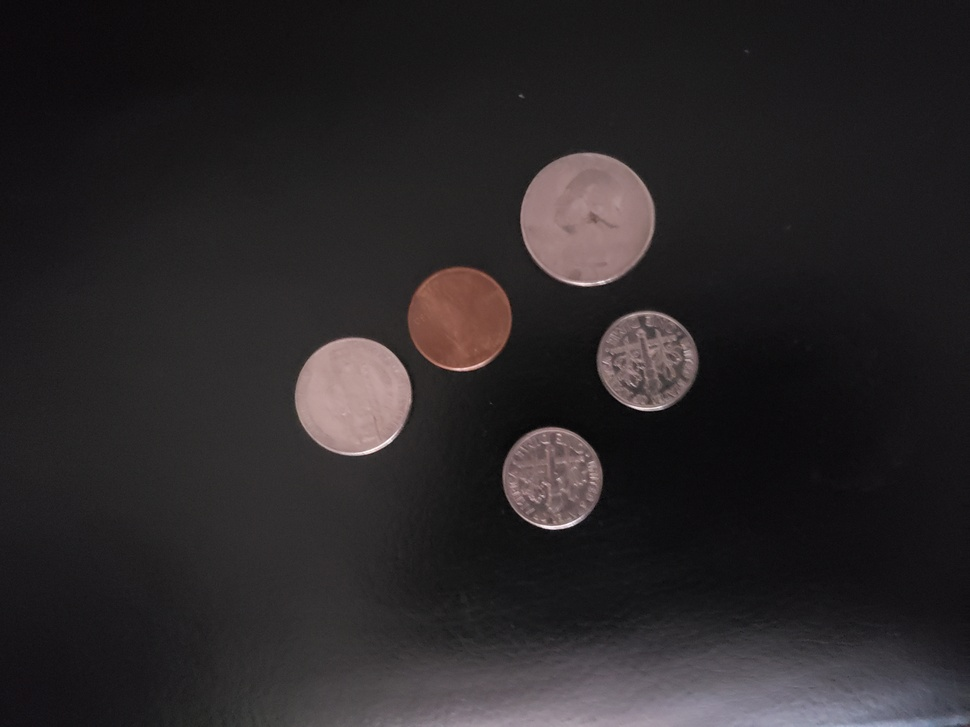
%> input picture Vision_Report_1/20190911_175620.jpg, 970 x 727 px, shrunk from 4032 x 3024 before the run
$ octave visionhw_q6.m   (GNU Octave 9; MATLAB toolbox functions it lacks are replaced by stand-ins)
%> lines starting %> are read from the running program, lines starting %| are printed output that depends on the picture; in (x1, y1, x2, y2) boxes, pixels count from 0 and x2, y2 are one past the last pixel; in counts of white or black regions, pixels touching at a corner belong together; the program's own positions count from 1
bw = imread("20190911_175620.jpg");
%> bw is the input picture: size 727x970x3 uint8; mean R, G, B 42.4, 38.7, 40.4
imwrite(bw, "20190911_175620.tif");
gw = rgb2gray(bw);
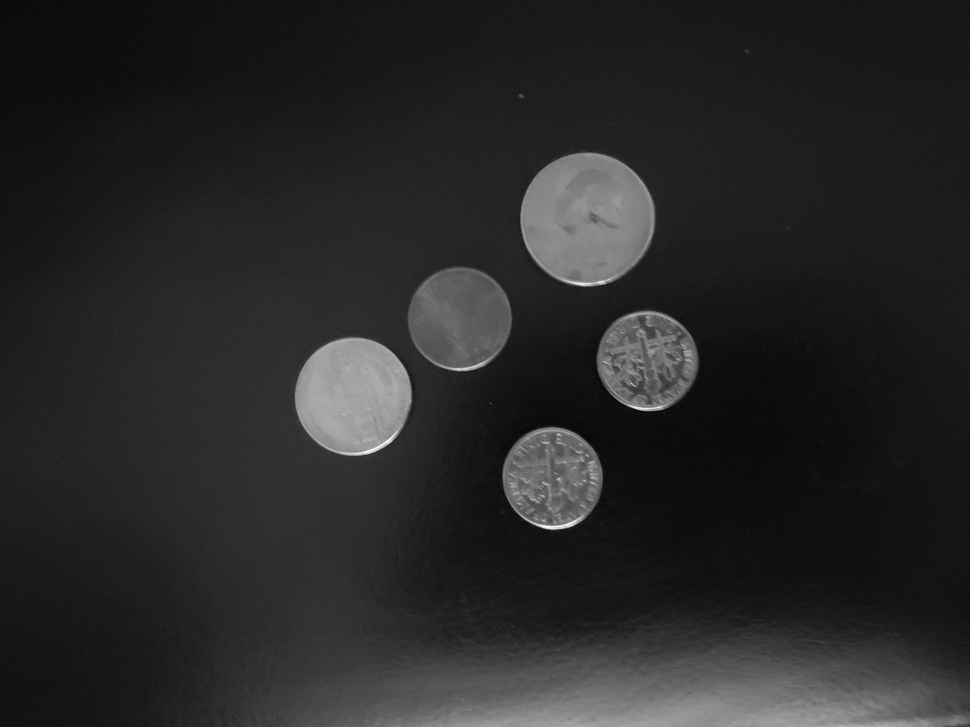
%> gw: size 727x970 uint8; min 2, max 252, mean 40.1
gw(gw < 60) = 0;
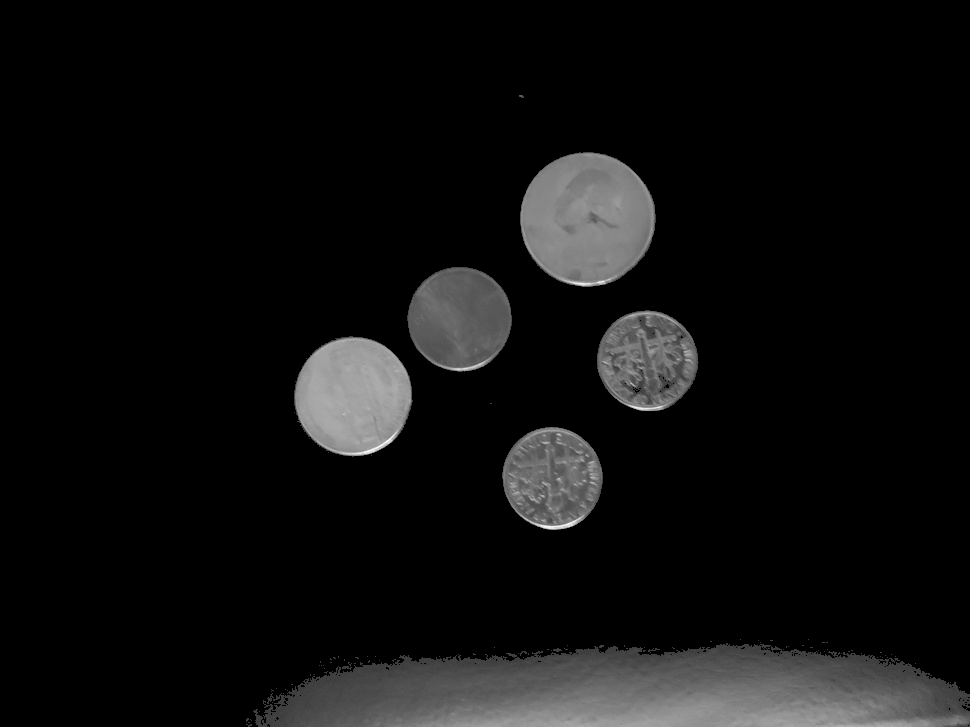
%> gw: size 727x970 uint8; min 0, max 252, mean 15.4
gw(gw >= 60) = 1;
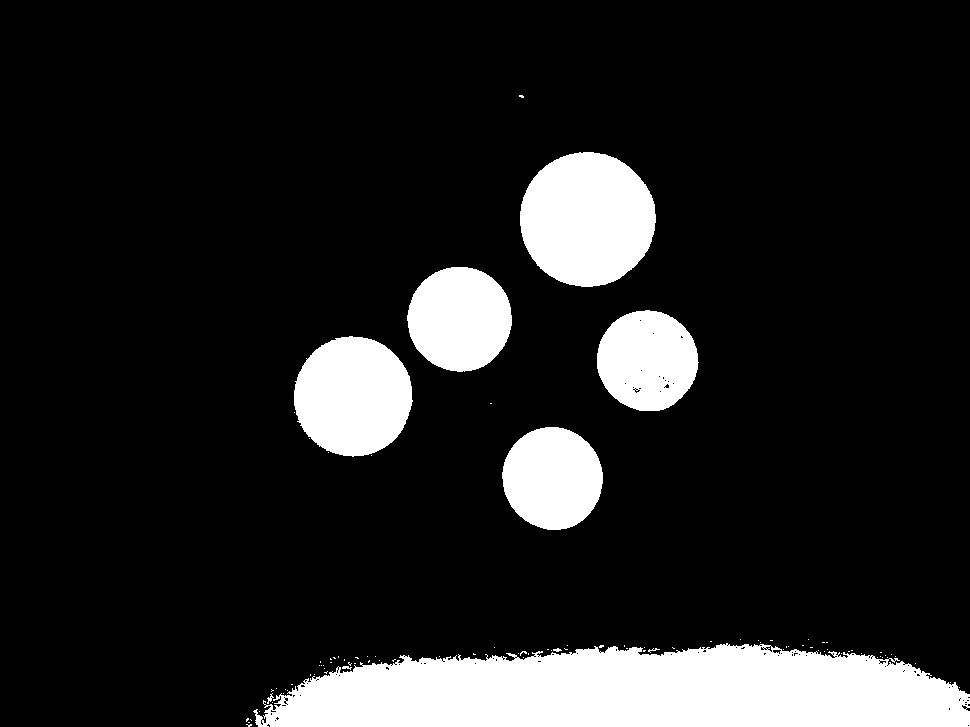
%> gw: size 727x970 uint8; values 0 (black) and 1 (white), 13.8% white; 97 white regions (87 under 20 px), largest, box (x1, y1, x2, y2) and area: (253, 643, 970, 727) 47060, (520, 152, 656, 287) 14322, (294, 336, 413, 457) 11148
imshow(gw*255);
